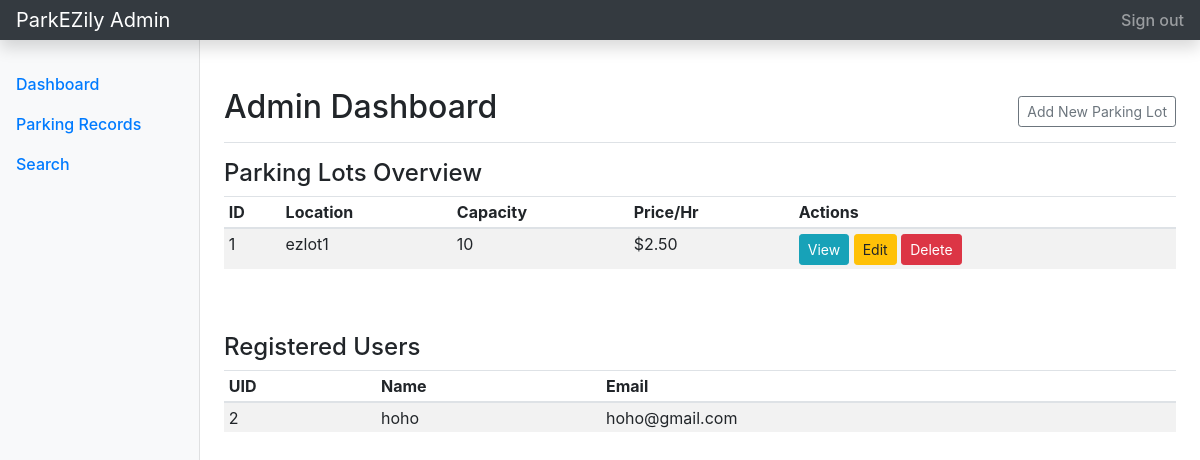
The app's page /admin/dashboard (signed in), older data.
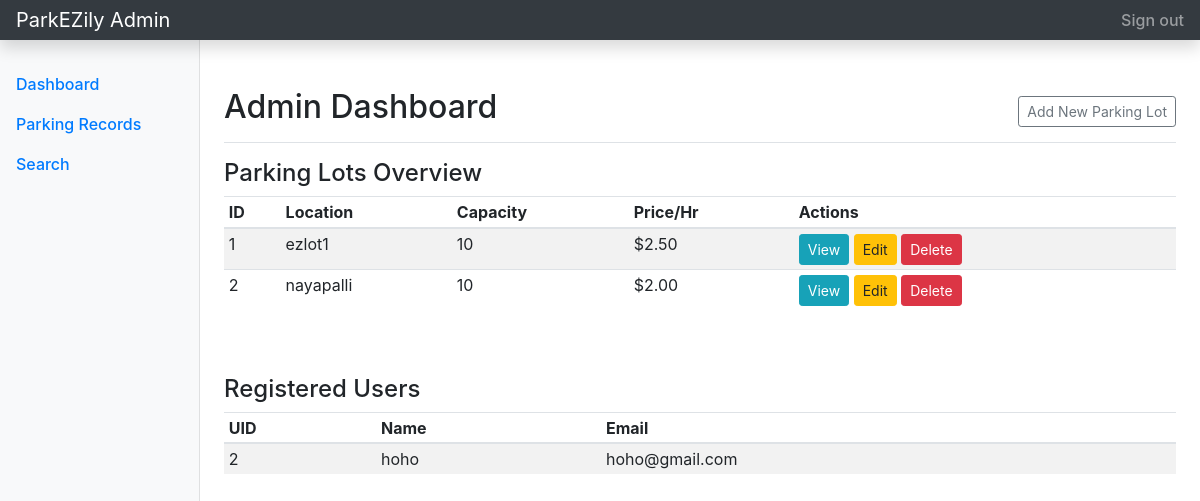
The same page, newer data.
### tables this page shows
CREATE TABLE parking_lot (
        id INTEGER PRIMARY KEY AUTOINCREMENT,
        location_name TEXT NOT NULL,
        address TEXT NOT NULL,
        price_per_hour REAL NOT NULL,
        pin_code TEXT NOT NULL,
        max_spots INTEGER NOT NULL
    );

CREATE TABLE users (
        id INTEGER PRIMARY KEY AUTOINCREMENT,
        name TEXT NOT NULL,
        email TEXT UNIQUE NOT NULL,
        password TEXT NOT NULL,
        role TEXT NOT NULL CHECK(role IN ('admin', 'user'))
    );

### controllers/admin.py (the view)
@adm_bp.route('/admin/dashboard')
@login_req
def dashboard():
    db = get_db()
    lots = db.execute('SELECT * FROM parking_lot').fetchall()
    users = db.execute("SELECT id, name, email FROM users WHERE role = 'user'").fetchall()
    db.close()
    return render_template('admin/dashboard.html', lots=lots, users=users)

### controllers/admin.py (called while the page is built)
def get_db():
    db = sqlite3.connect(DB_FILE)
    db.row_factory = sqlite3.Row
    return db

def login_req(f):
    @wraps(f)
    def wrapper(*args, **kwargs):
        if 'user_role' not in session or session['user_role'] != 'admin':
            flash('Admin access is required for this page.', 'danger')
            return redirect(url_for('auth.login')) # CHANGE THIS LINE
        return f(*args, **kwargs)
    return wrapper

### templates/admin/dashboard.html (shortened to what this page needs)
{% extends 'admin/admin_base.html' %}
{% block admin_main %}
<div class="d-flex justify-content-between flex-wrap flex-md-nowrap align-items-center pt-3 pb-2 mb-3 border-bottom">
    <h1 class="h2">Admin Dashboard</h1>
    <div class="btn-toolbar mb-2 mb-md-0">
        <a href="{{ url_for('admin.create_lot') }}" class="btn btn-sm btn-outline-secondary">Add New Parking Lot</a>
    </div>
</div>
<section class="mb-5">
    <h3 class="h4">Parking Lots Overview</h3>
    <div class="table-responsive">
        <table class="table table-striped table-sm">
            <thead><tr><th>ID</th><th>Location</th><th>Capacity</th><th>Price/Hr</th><th>Actions</th></tr></thead>
            <tbody>
                {% for lot in lots %}
                <tr>
                    <td>{{ lot.id }}</td>
                    <td>{{ lot.location_name }}</td>
                    <td>{{ lot.max_spots }}</td>
                    <td>${{ "%.2f"|format(lot.price_per_hour) }}</td>
                    <td>
                        <a href="{{ url_for('admin.inspect_lot', lot_id=lot.id) }}" class="btn btn-info btn-sm">View</a>
                        <a href="{{ url_for('admin.update_lot', lot_id=lot.id) }}" class="btn btn-warning btn-sm">Edit</a>
                        <form action="{{ url_for('admin.remove_lot', lot_id=lot.id) }}" method="POST" class="d-inline">
                            <button type="submit" class="btn btn-danger btn-sm" onclick="return confirm('Confirm delete?');">Delete</button>
                        </form>
                    </td>
                </tr>
                {% else %}
                <tr><td colspan="5" class="text-center">No lots found.</td></tr>
                {% endfor %}
            </tbody>
        </table>
    </div>
</section>
<section>
    <h3 class="h4">Registered Users</h3>
    <div class="table-responsive">
        <table class="table table-striped table-sm">
            <thead><tr><th>UID</th><th>Name</th><th>Email</th></tr></thead>
            <tbody>
                {% for u in users %}
                <tr><td>{{ u.id }}</td><td>{{ u.name }}</td><td>{{ u.email }}</td></tr>
                {% else %}
                <tr><td colspan="3" class="text-center">No users registered.</td></tr>
                {% endfor %}
            </tbody>
        </table>
    </div>
</section>
{% endblock %}

Row changes from the older to the newer data that the page shows:
added parking_lot: id "2", location_name "nayapalli", max_spots "10", price_per_hour "2.00"
